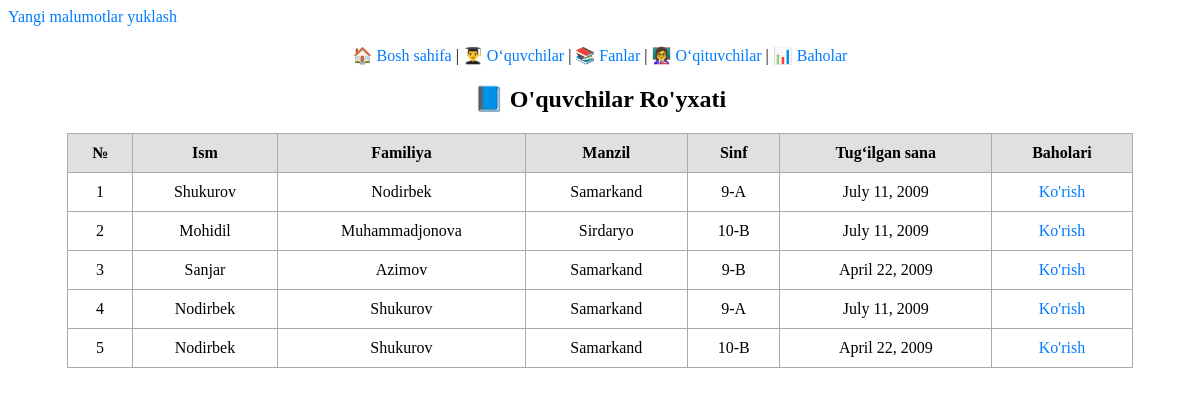
/student-list/, run on the app's committed database.
### student_grade/models.py (models this page shows, shortened)
class Student(models.Model):
    first_name=models.CharField(max_length=100)
    last_name=models.CharField(max_length=100)
    address=models.CharField(max_length=100)
    class_name=models.CharField(max_length=100)
    birth_date=models.DateField()
    created_at=models.DateTimeField(auto_now_add=True)
    updated_at=models.DateTimeField(auto_now=True)

### student_grade/views.py (the view)
# urls.py: path('student-list/',student_list,name="student_list"),
def student_list(request):
    students=Student.objects.all()
    context={
        "students" : students
    }
    return render(request,"student_list.html",context)

### templates/student_list.html (shortened to what this page needs)
<!DOCTYPE html>
<html lang="en">
<head>
</head>
<body>
<a href="{% url 'student_upload' %}">Yangi malumotlar yuklash</a>
<nav>
    <a href="{% url 'home' %}">🏠 Bosh sahifa</a> |
    <a href="{% url 'student_list' %}">👨‍🎓 O‘quvchilar</a> |
    <a href="{% url 'subjects_list' %}">📚 Fanlar</a> |
    <a href="{% url 'teacher_list' %}">👩‍🏫 O‘qituvchilar</a> |
    <a href="{% url 'grade' %}">📊 Baholar</a>
</nav>
<h2>📘 O'quvchilar Ro'yxati</h2>
<table>
    <thead>
        <tr>
            <th>№</th>
            <th>Ism</th>
            <th>Familiya</th>
            <th>Manzil</th>
            <th>Sinf</th>
            <th>Tug‘ilgan sana</th>
            <th>Baholari</th>
        </tr>
    </thead>
    <tbody>
    {% for student in students %}
        <tr>
            <td>{{ forloop.counter}}</td>
            <td>{{ student.first_name }}</td>
            <td>{{ student.last_name }}</td>
            <td>{{ student.address }}</td>
            <td>{{ student.class_name }}</td>
            <td>{{ student.birth_date }}</td>
            <td><a href="#">Ko'rish</a></td>
        </tr>
    {% endfor %}
    </tbody>
</table>
</body>
</html>

### templates/student_list.html (style rules this page uses)
table { width: 90%; border-collapse: collapse; margin: 20px auto; }
th, td { padding: 10px; border: 1px solid #aaa; text-align: center; }
th { background-color: #e0e0e0; }
h2 { text-align: center; }
nav { text-align: center; margin: 20px 0; }
a { text-decoration: none; color: #007bff; }

### data on the page
Student: first_name "Shukurov", last_name "Nodirbek", address "Samarkand", class_name "9-A", birth_date "July 11, 2009"
Student: first_name "Mohidil", last_name "Muhammadjonova", address "Sirdaryo", class_name "10-B", birth_date "July 11, 2009"
Student: first_name "Sanjar", last_name "Azimov", address "Samarkand", class_name "9-B", birth_date "April 22, 2009"
Student: first_name "Nodirbek", last_name "Shukurov", address "Samarkand", class_name "9-A", birth_date "July 11, 2009"
Student: first_name "Nodirbek", last_name "Shukurov", address "Samarkand", class_name "10-B", birth_date "April 22, 2009"
